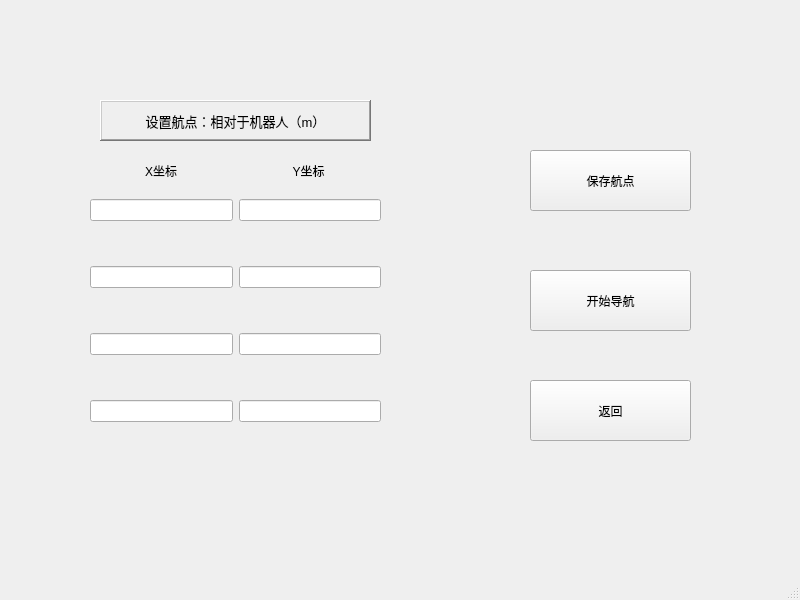
<?xml version="1.0" encoding="UTF-8"?>
<ui version="4.0">
 <class>PatrolRoute</class>
 <widget class="QMainWindow" name="PatrolRoute">
  <property name="geometry">
   <rect>
    <x>0</x>
    <y>0</y>
    <width>800</width>
    <height>600</height>
   </rect>
  </property>
  <property name="windowTitle">
   <string>MainWindow</string>
  </property>
  <widget class="QWidget" name="centralwidget">
   <widget class="QPushButton" name="return_2">
    <property name="geometry">
     <rect>
      <x>530</x>
      <y>380</y>
      <width>161</width>
      <height>61</height>
     </rect>
    </property>
    <property name="text">
     <string>返回</string>
    </property>
   </widget>
   <widget class="QWidget" name="horizontalLayoutWidget_4">
    <property name="geometry">
     <rect>
      <x>90</x>
      <y>150</y>
      <width>289</width>
      <height>41</height>
     </rect>
    </property>
    <layout class="QHBoxLayout" name="horizontalLayout_8">
     <item>
      <widget class="QLabel" name="label_2">
       <property name="text">
        <string>X坐标</string>
       </property>
       <property name="alignment">
        <set>Qt::AlignCenter</set>
       </property>
      </widget>
     </item>
     <item>
      <widget class="QLabel" name="label">
       <property name="text">
        <string>Y坐标</string>
       </property>
       <property name="alignment">
        <set>Qt::AlignCenter</set>
       </property>
      </widget>
     </item>
    </layout>
   </widget>
   <widget class="QPushButton" name="save">
    <property name="geometry">
     <rect>
      <x>530</x>
      <y>150</y>
      <width>161</width>
      <height>61</height>
     </rect>
    </property>
    <property name="text">
     <string>保存航点</string>
    </property>
   </widget>
   <widget class="QPushButton" name="begin">
    <property name="geometry">
     <rect>
      <x>530</x>
      <y>270</y>
      <width>161</width>
      <height>61</height>
     </rect>
    </property>
    <property name="text">
     <string>开始导航</string>
    </property>
   </widget>
   <widget class="QLabel" name="label_3">
    <property name="geometry">
     <rect>
      <x>100</x>
      <y>100</y>
      <width>271</width>
      <height>41</height>
     </rect>
    </property>
    <property name="font">
     <font>
      <pointsize>10</pointsize>
      <italic>false</italic>
      <underline>false</underline>
      <strikeout>false</strikeout>
      <stylestrategy>PreferDefault</stylestrategy>
      <kerning>true</kerning>
     </font>
    </property>
    <property name="mouseTracking">
     <bool>false</bool>
    </property>
    <property name="focusPolicy">
     <enum>Qt::NoFocus</enum>
    </property>
    <property name="toolTipDuration">
     <number>0</number>
    </property>
    <property name="frameShape">
     <enum>QFrame::WinPanel</enum>
    </property>
    <property name="frameShadow">
     <enum>QFrame::Raised</enum>
    </property>
    <property name="text">
     <string>设置航点：相对于机器人（m）</string>
    </property>
    <property name="textFormat">
     <enum>Qt::AutoText</enum>
    </property>
    <property name="alignment">
     <set>Qt::AlignCenter</set>
    </property>
   </widget>
   <widget class="QWidget" name="layoutWidget">
    <property name="geometry">
     <rect>
      <x>90</x>
      <y>160</y>
      <width>291</width>
      <height>301</height>
     </rect>
    </property>
    <layout class="QVBoxLayout" name="verticalLayout">
     <item>
      <layout class="QHBoxLayout" name="horizontalLayout_3">
       <item>
        <widget class="QLineEdit" name="x1"/>
       </item>
       <item>
        <widget class="QLineEdit" name="y1"/>
       </item>
      </layout>
     </item>
     <item>
      <layout class="QHBoxLayout" name="horizontalLayout_5">
       <item>
        <widget class="QLineEdit" name="x2"/>
       </item>
       <item>
        <widget class="QLineEdit" name="y2"/>
       </item>
      </layout>
     </item>
     <item>
      <layout class="QHBoxLayout" name="horizontalLayout_7">
       <item>
        <widget class="QLineEdit" name="x3"/>
       </item>
       <item>
        <widget class="QLineEdit" name="y3"/>
       </item>
      </layout>
     </item>
     <item>
      <layout class="QHBoxLayout" name="horizontalLayout_6">
       <item>
        <widget class="QLineEdit" name="x4"/>
       </item>
       <item>
        <widget class="QLineEdit" name="y4"/>
       </item>
      </layout>
     </item>
    </layout>
   </widget>
  </widget>
  <widget class="QStatusBar" name="statusbar"/>
  <action name="actionexit">
   <property name="text">
    <string>exit</string>
   </property>
  </action>
 </widget>
 <resources/>
 <connections/>
</ui>
